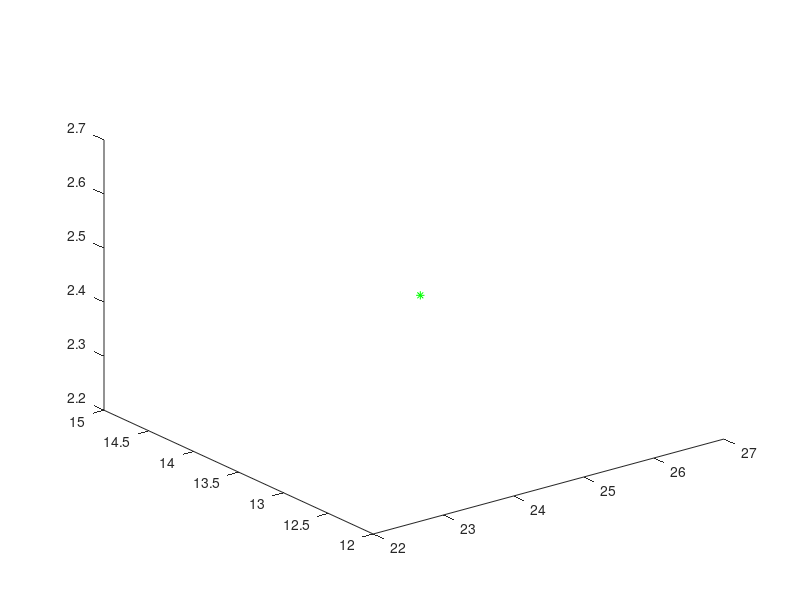

MATLAB code to generate this figure:
%Ejercico para cualquier problema rotacion-traslación-rotación
beta = -45
rad2 = (beta*(2*pi))/360

tetha = 50
rad1 = (tetha*(2*pi))/360

%Matriz p = (4, 6, 10.5)
P = [4; 6; 10.5; 1]

Px = P(1,1)
Py = P(2,1)
Pz = P(3,1)

%Matriz Tzp
Tzp = [cos(rad2), -sin(rad2), 0, Px;...
    sin(rad2), cos(rad2), 0, Py;...
    0, 0, 0, Pz;...
    0, 0, 0, 1]

%multiplicación de Tzp * P

Mul = Tzp * P


%Definimos Matriz Tpy

Tpy = [cos(rad1), 0, sin(rad1), (Px*cos(rad1))+(Pz*cos(rad1));...
    0, 1, 0, Py;...
    -sin(rad1), 0, cos(rad1), (Pz*cos(rad1))-(Px*cos(rad1));...
    0, 0, 0, 1]

%Obtenemos el resultado final
res = Tpy * Mul

%Obtenermos los valores a graficar de la resultante
R1 = res(1,1)
R2 = res(2,1)
R3 = res(3,1)

%graficamos 
plot3(R1,R2,R3, "g*")
